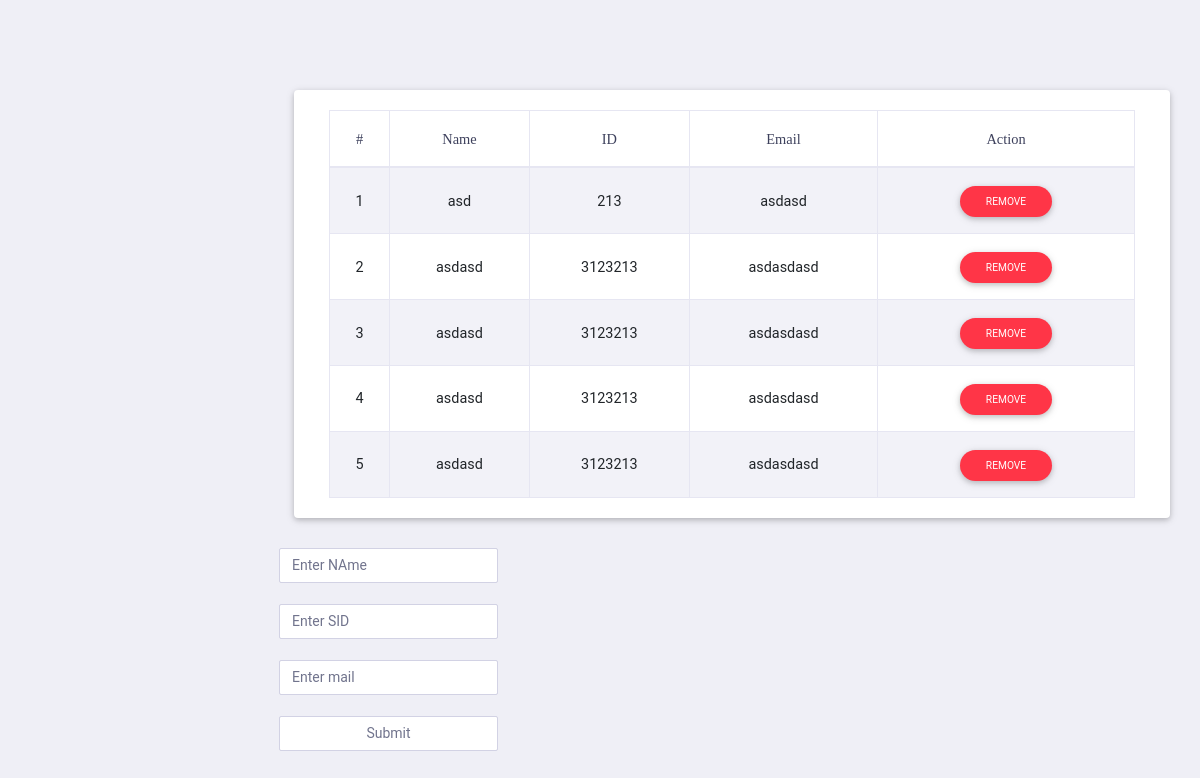
The page /pro/ on the database its author committed.
### PRO_app/models.py (models this page shows)
class Student(models.Model):
   name = models.CharField(max_length=100, default="")
   student_ID = models.IntegerField(default=0)
   email_address = models.CharField(max_length=500, default="")
   def __str__(self):
      return self.name

### PRO_app/views.py (the view)
# urls.py: path('',views.show,name='bdpro'),
def show(request):
    s = Student.objects.all()
    print(s)
    context = {'student': s}
    return render(request, 'bdpro.html',context)

### templates/bdpro.html (shortened to what this page needs)
<!doctype html>
<html lang="en">
<head>
    <link rel="stylesheet" href="/static/assets/vendor/bootstrap/css/bootstrap.min.css">
    <link href="/static/assets/vendor/fonts/circular-std/style.css" rel="stylesheet">
    <link rel="stylesheet" href="/static/assets/libs/css/style.css">
    <link rel="stylesheet" href="/static/assets/vendor/fonts/fontawesome/css/fontawesome-all.css">
    <link rel="stylesheet" href="/static/assets/vendor/charts/chartist-bundle/chartist.css">
    <link rel="stylesheet" href="/static/assets/vendor/charts/morris-bundle/morris.css">
    <link rel="stylesheet" href="/static/assets/vendor/fonts/material-design-iconic-font/css/materialdesignicons.min.css">
    <link rel="stylesheet" href="/static/assets/vendor/charts/c3charts/c3.css">
    <link rel="stylesheet" href="/static/assets/vendor/fonts/flag-icon-css/flag-icon.min.css">
    <link rel="stylesheet" href="/static/assets/libs/css/mdb.min.css" >
    <link rel="stylesheet" href="/static/assets/libs/css/animate-3.7.0.css">
    <link rel="stylesheet" href="/static/assets/libs/css/owl-carousel.min.css">
    <link rel="stylesheet" href="/static/assets/libs/css/mdb.min.css">
    <link rel="stylesheet" href="/static/assets/libs/css/all.css">
</head>
<body>
    <div class="dashboard-main-wrapper">
        <div class="dashboard-wrapper">
            <div class="dashboard-ecommerce">
                <div class="container-fluid dashboard-content ">
            <section class="contact-section area-padding">
                <div class="container card">
                  <div class="card-body" >
                    <div id="table" class="table-editable">
                      <table class="table table-bordered table-responsive-md table-striped text-center">
                        <thead>
                          <tr>
                            <th class="text-center" color="black">#</th>
                            <th class="text-center" color="black">Name </th>
                            <th class="text-center" color="black">ID</th>
                              <th class="text-center" color="black">Email</th>
                            <th class="text-center" color="black">Action</th>
                          </tr>
                        </thead>
                        <tbody>
                         {% for val in student%}
                             <tr>
                                <td class="pt-3-half"  color="black">{{ val.pk }}</td>
                                <td class="pt-3-half"  color="black">{{ val.name }}</td>
                                <td class="pt-3-half"  color="black">{{ val.student_ID }}</td>
                                  <td class="pt-3-half"  color="black">{{ val.email_address }}</td>
                                <td>
                                  <span class="table-remove">
                                    <button type="button" class="btn btn-danger btn-rounded btn-sm my-0">Remove</button>
                                  </span>
                                </td>
                              </tr>
                        {% endfor %}
                        </tbody>
                      </table>
                    </div>
                  </div>
                </div>
            </section>
                <div class="row">
                            <div class="page-header">
                                <form action="{% url 'addd'%}" method="post">
                                        <input class="form-control" type="text" name="NAME" placeholder="Enter NAme"><br>
                                        <input class="form-control" type="number" name="SID" placeholder="Enter SID"><br>
                                        <input class="form-control" type="text" name="EMAIL" placeholder="Enter mail"><br>
                                        <input class="form-control" type="submit"  value="Submit"><br>
                                </form>
                            </div>
                        </div>
        </div>
    </div>
        </div>
    </div>
</body>
</html>

### rows shown on the page
Student: pk "1", name "asd", student_ID "213", email_address "asdasd"
Student: pk "2", name "asdasd", student_ID "3123213", email_address "asdasdasd"
Student: pk "3", name "asdasd", student_ID "3123213", email_address "asdasdasd"
Student: pk "4", name "asdasd", student_ID "3123213", email_address "asdasdasd"
Student: pk "5", name "asdasd", student_ID "3123213", email_address "asdasdasd"
